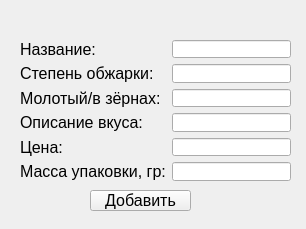
<?xml version="1.0" encoding="UTF-8"?>
<ui version="4.0">
 <class>Form</class>
 <widget class="QWidget" name="Form">
  <property name="geometry">
   <rect>
    <x>0</x>
    <y>0</y>
    <width>306</width>
    <height>229</height>
   </rect>
  </property>
  <property name="windowTitle">
   <string>Form</string>
  </property>
  <property name="styleSheet">
   <string notr="true">*{
	font-size: 12pt;
}</string>
  </property>
  <widget class="QWidget" name="formLayoutWidget">
   <property name="geometry">
    <rect>
     <x>20</x>
     <y>40</y>
     <width>271</width>
     <height>141</height>
    </rect>
   </property>
   <layout class="QFormLayout" name="formLayout">
    <item row="0" column="0">
     <widget class="QLabel" name="label">
      <property name="text">
       <string>Название:</string>
      </property>
     </widget>
    </item>
    <item row="1" column="0">
     <widget class="QLabel" name="label_2">
      <property name="text">
       <string>Степень обжарки:</string>
      </property>
     </widget>
    </item>
    <item row="2" column="0">
     <widget class="QLabel" name="label_3">
      <property name="text">
       <string>Молотый/в зёрнах:</string>
      </property>
     </widget>
    </item>
    <item row="3" column="0">
     <widget class="QLabel" name="label_4">
      <property name="text">
       <string>Описание вкуса:</string>
      </property>
     </widget>
    </item>
    <item row="4" column="0">
     <widget class="QLabel" name="label_5">
      <property name="text">
       <string>Цена:</string>
      </property>
     </widget>
    </item>
    <item row="5" column="0">
     <widget class="QLabel" name="label_6">
      <property name="text">
       <string>Масса упаковки, гр:</string>
      </property>
     </widget>
    </item>
    <item row="0" column="1">
     <widget class="QLineEdit" name="lineEdit"/>
    </item>
    <item row="1" column="1">
     <widget class="QLineEdit" name="lineEdit_2"/>
    </item>
    <item row="2" column="1">
     <widget class="QLineEdit" name="lineEdit_3"/>
    </item>
    <item row="3" column="1">
     <widget class="QLineEdit" name="lineEdit_4"/>
    </item>
    <item row="4" column="1">
     <widget class="QLineEdit" name="lineEdit_5"/>
    </item>
    <item row="5" column="1">
     <widget class="QLineEdit" name="lineEdit_6"/>
    </item>
   </layout>
  </widget>
  <widget class="QPushButton" name="pushButton">
   <property name="geometry">
    <rect>
     <x>90</x>
     <y>190</y>
     <width>101</width>
     <height>21</height>
    </rect>
   </property>
   <property name="text">
    <string>Добавить</string>
   </property>
  </widget>
  <widget class="QLabel" name="label_7">
   <property name="geometry">
    <rect>
     <x>20</x>
     <y>10</y>
     <width>271</width>
     <height>16</height>
    </rect>
   </property>
   <property name="text">
    <string/>
   </property>
  </widget>
 </widget>
 <resources/>
 <connections/>
</ui>
